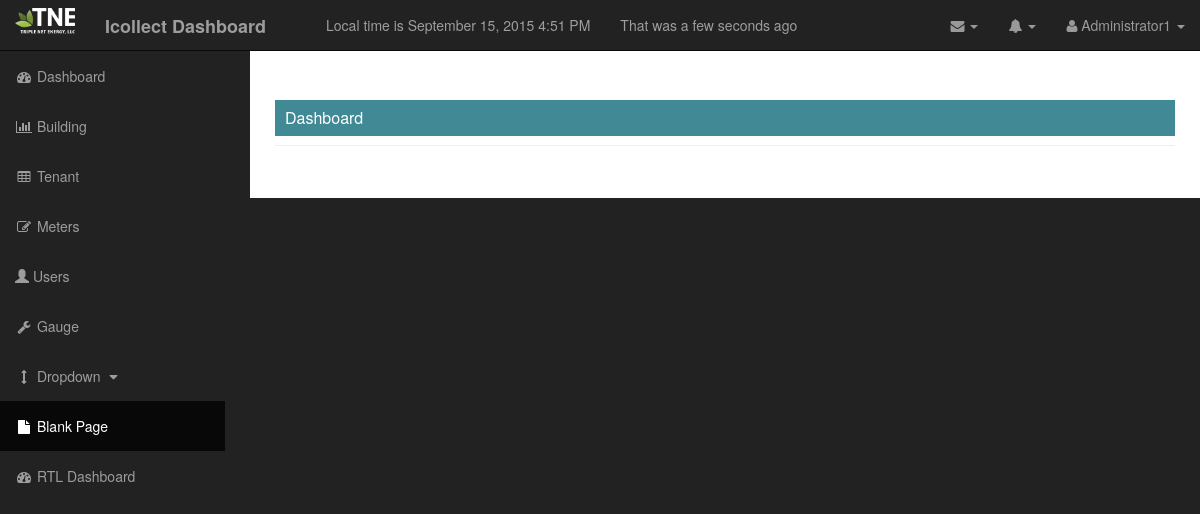
Page /dashboard/users/edit/administrator (signed in) on the earlier database version.
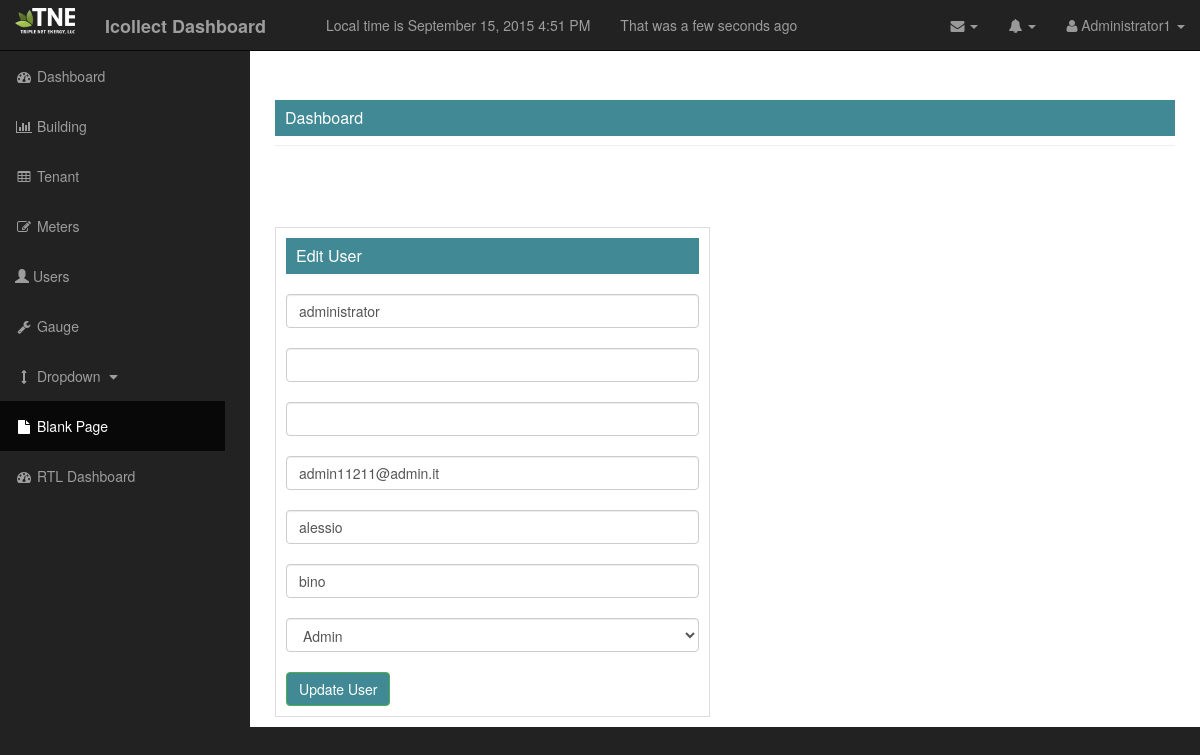
Same page on the later database version.
### project/model_.py (models this page shows, shortened)
class user_(db.Model,UserMixin):
    __tablename__ = "user"
    id_user = db.Column(db.Integer, primary_key=True)
    user = db.Column(db.String, unique=True, nullable=False)
    password = db.Column(db.String, unique=True ,nullable=False)
    email = db.Column(db.String, unique=True, nullable=False)
    first_name = db.Column(db.String, nullable=False)
    last_name = db.Column(db.String, nullable=False)
    role = db.Column(db.String, db.ForeignKey('profile_type.name'))
    gauge_ch = db.relationship('gauge_', backref='user')
    def is_authenticated(self):
        return True
    @login_.user_loader
    def load_user(id_user):
        return user_.query.get(int(id_user))

### project/users/view.py (the view, shortened to what this page needs)
@users_for_blueprint.route('/dashboard/users/edit/<useredit>', methods=['POST', 'GET'])
@login_required
def edit_users(useredit):
    error = None
    form = register_user(request.form)
    useredit_change = useredit
    query_for_change_user = user_.query.filter_by(user=useredit_change)
    return render_template('edit_users.html', user_change=query_for_change_user, form=form,
                           error=error, current_time=datetime.utcnow())

### project/users/form.py (shortened to what this page needs)
class register_user(Form):
    user = StringField('user',validators=[DataRequired(),Length(min=6,max=40)])
    password = PasswordField('password',validators=[DataRequired(),Length(min=8,max=40)])
    confirm = PasswordField('repear password',validators=[DataRequired(),EqualTo('password',message='password must math')])
    email = StringField('email',validators=[DataRequired(), Email(),Length(min=6,max=40)])
    first_name = StringField('first name',validators=[DataRequired()])
    last_name = StringField('last name',validators=[DataRequired()])
    select_profile = SelectField('Select Profile',choices=[(f.name,f.name) for f in get_query()],validators=[DataRequired()])

### project/model_.py (called while the page is built)
    def __repr__(self):
         return "<name  {0}>".format(self.name)

### project/templates/edit_users.html (shortened to what this page needs)
{% extends "base_.html" %}
{% block head %}
    {{ super() }}
{% endblock %}
{% block content %}
<div id="page-wrapper">
           <div class="container-fluid">
                <div class="row">
                 <div class="col-lg-12">
                 </div>
                            <div class="col-lg-6">
                                {% for user in user_change %}
                                <form class="form-signin" method="POST" action="">
                                        <div class="box-widget">
                                            <div class="box-header show-header widget-header">
                                                <div class="box-header-text">Edit User</div>
                                            </div>
                                            <br/>
                                                {{ form.user(id="inputUsers",class="form-control",value=user.user)}}
                                            <br/>
                                                {{ form.password (class="form-control",value=user.password)}}
                                            <br/>
                                                {{ form.confirm(class="form-control")}}
                                            <br/>
                                                {{ form.email(class="form-control",value=user.email)}}
                                            <br/>
                                                {{ form.first_name(class="form-control",value=user.first_name)}}
                                            <br/>
                                                {{ form.last_name(class="form-control",value=user.last_name)}}
                                            <br/>
                                            <div class="select_profile">
                                                 {{ form.select_profile(class="form-control",value=user.profile_type)}}
                                            </div>
                                            <br/>
                                            <input type="submit" class="btn btn-success" value="Update User">
                                        </div>
                                </form>
                                {% endfor %}
                            </div>
                </div>
           </div>
      </div>
{% endblock %}

Differences in the rows shown:
added user_: user "administrator", email "admin11211@admin.it", first_name "alessio", last_name "bino"
